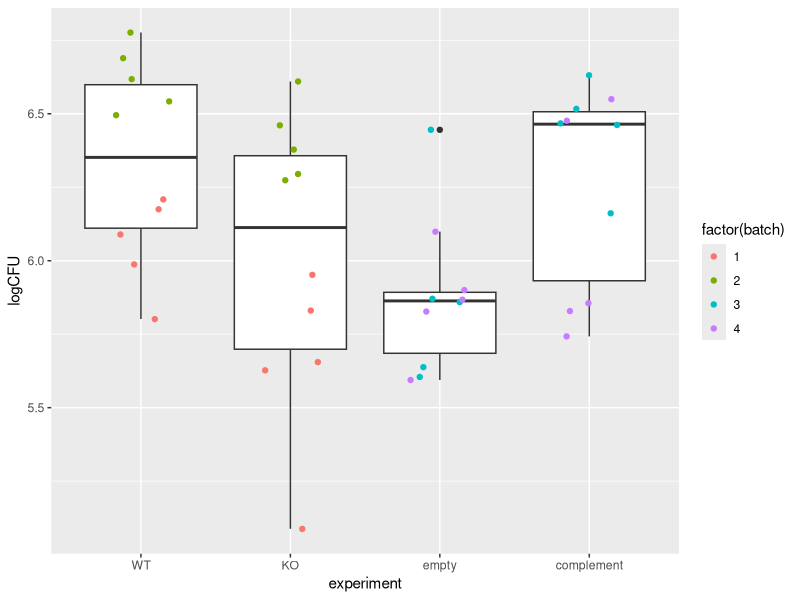
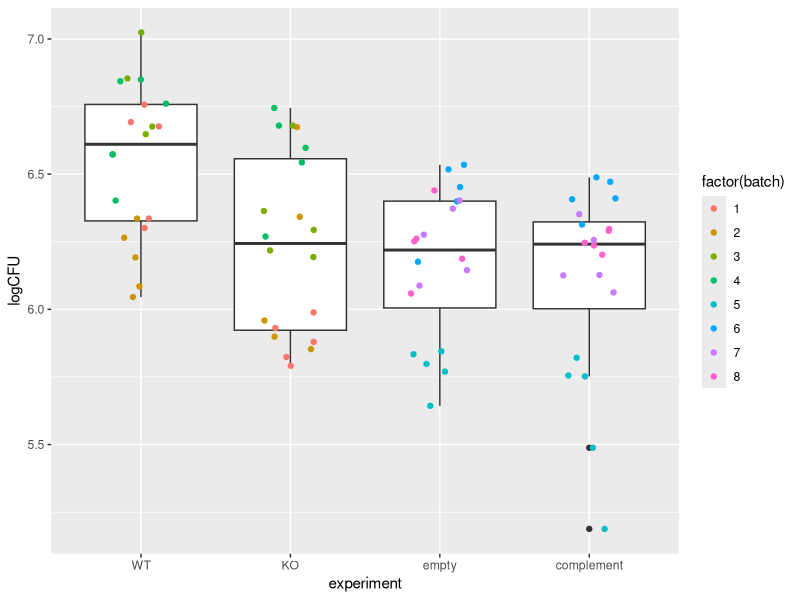

Write the R code that produced these figures, in order.
# The data in leaves.csv and roots.csv is in a basic .csv format and needs to
# be converted to long format for plotting/other actions.
# We also need to rename it to make it more UTI relevant

# I need to get your 327 MCQ done today, and for the workshop material I’m going to pare it down:
#  
# 1. set up the background of the experiment
# 2. give them some “identified this gene, what is it, what does it do?” (BLAST search, pubmed search, that sort of thing - reading files competently )
# 3. more background: made a knockout and complement of one of the genes (simple case)
# 4. here’s the data, plot it in webR using this code
# 5. oh-oh! here’s the actual experimental data, which is riddled with batch effects; get them to plot the data, which looks shite
# 6. talk a wee bit about regression modelling/accounting for such effects
# 7. get them to run the appropriate regression code
# 8. have them plot the results - aren’t they much better


library(tidyverse)
library(lme4)

# (1) Clean leaves.csv
# Load data and anonymise columns
data1 <- readr::read_csv("./leaves.csv", col_types = "dddd") 
colnames(data1) <- c("WT", "KO", "empty", "complement", "batch")

# Add batch number and pivot to long format
data1 <- data1 %>%
#  mutate(complement = complement * 1) %>%  # cheat to make complement work
#  mutate(KO = KO * 0.8) %>%
  pivot_longer(cols=c("WT", "KO", "empty", "complement"),
               names_to="label",
               values_to="CFU") %>%
  arrange(label) %>%
  mutate(batch=as.integer(c(rep(1:2, each=5, times=2), rep(3:4, each=5, times=2)))) %>%
  mutate(logCFU=log10(CFU))

# Write long-form data
# We pretend that this data arises from attachment to catheter tubing
write_csv(data1, "catheter.csv")

# (2) Clean roots.csv
# Load data and anonymise columns
data2 <- readr::read_csv("./roots.csv", col_types = "dddd") 
colnames(data2) <- c("WT", "KO", "empty", "complement", "batch")

# Add batch number and pivot to long format
data2 <- data2 %>%
#  mutate(KO = KO + 0.5) %>%
  pivot_longer(cols=c("WT", "KO", "empty", "complement"),
               names_to="label",
               values_to="CFU") %>%
  arrange(label) %>%
  mutate(batch=as.integer(c(rep(1:4, each=5, times=2), rep(5:8, each=5, times=2)))) %>%
  mutate(logCFU=log10(CFU))

# Write long-form data
# We pretend that this data arises from attachment to human tissue culture
# in microfluidics
write_csv(data2, "tissue.csv")

# Test plots of each dataset
p1 <- ggplot(data1, aes(x=factor(label, level=c("WT", "KO", "empty", "complement")),
                        y=logCFU)) +
  geom_boxplot() +
  geom_jitter(width=0.2, aes(colour=factor(batch))) +
  xlab("experiment")
p2 <- ggplot(data2, aes(x=factor(label, level=c("WT", "KO", "empty", "complement")),
                        y=logCFU)) +
  geom_boxplot() +
  geom_jitter(width=0.2, aes(colour=factor(batch))) +
  xlab("experiment")

p1
p2

# Test fit of model to account for batch effects, etc.
data1.mod <- data1 %>%
  mutate(KO = as.integer(label == "KO")) %>%
  mutate(empty = as.integer(label == "empty")) %>%
  mutate(complement = as.integer(label == "complement")) %>%
  mutate(label=factor(label))
  
model1a <- lm(logCFU ~ KO + empty + complement, data=data1.mod)
model1b <- lmer(logCFU ~ KO + empty + complement + (1 | batch), data=data1.mod)

data2.mod <- data2 %>%
  mutate(KO = as.integer(label == "KO")) %>%
  mutate(empty = as.integer(label == "empty")) %>%
  mutate(complement = as.integer(label == "complement")) %>%
  mutate(label=factor(label))

model2a <- lm(logCFU ~ KO + empty + complement, data=data2.mod)
model2b <- lmer(logCFU ~ KO + empty + complement + (1 | batch), data=data2.mod)